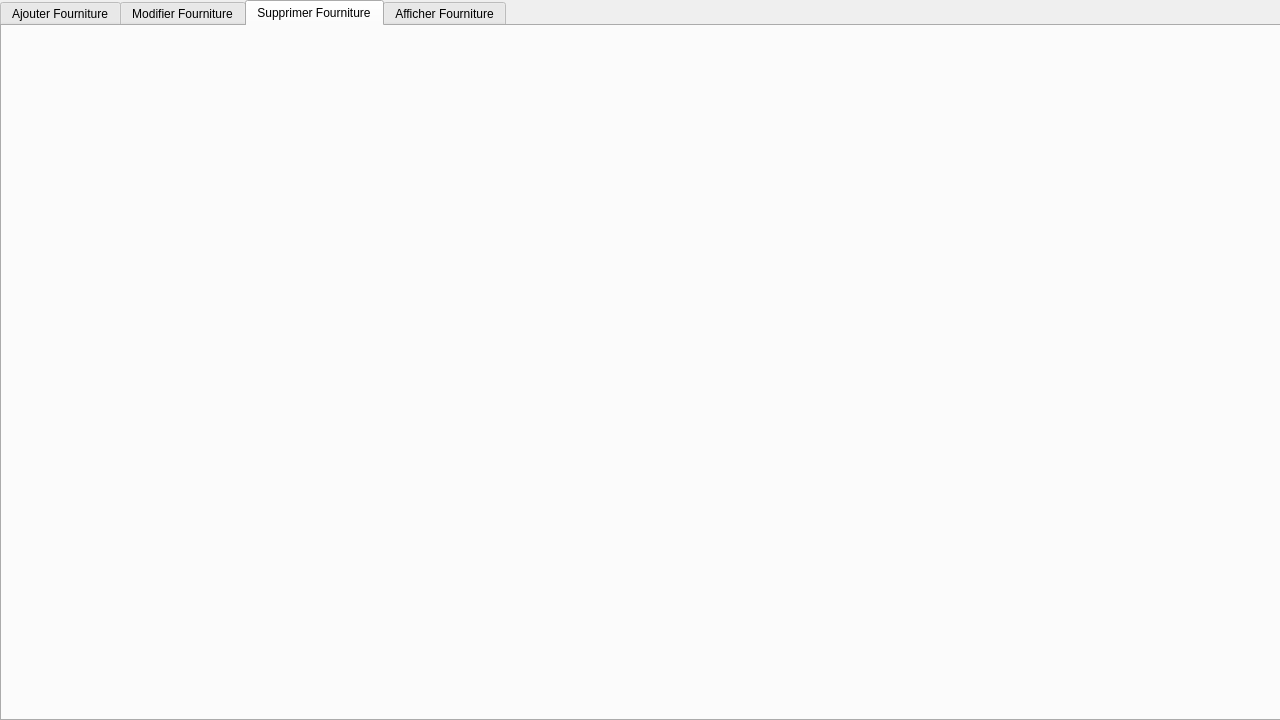
<?xml version="1.0" encoding="UTF-8"?>
<ui version="4.0">
 <class>fourniture</class>
 <widget class="QDialog" name="fourniture">
  <property name="geometry">
   <rect>
    <x>0</x>
    <y>0</y>
    <width>1280</width>
    <height>720</height>
   </rect>
  </property>
  <property name="minimumSize">
   <size>
    <width>1280</width>
    <height>720</height>
   </size>
  </property>
  <property name="maximumSize">
   <size>
    <width>1280</width>
    <height>720</height>
   </size>
  </property>
  <property name="baseSize">
   <size>
    <width>1280</width>
    <height>720</height>
   </size>
  </property>
  <property name="windowTitle">
   <string>MED++</string>
  </property>
  <widget class="QTabWidget" name="tabWidget">
   <property name="geometry">
    <rect>
     <x>0</x>
     <y>0</y>
     <width>1291</width>
     <height>721</height>
    </rect>
   </property>
   <property name="currentIndex">
    <number>2</number>
   </property>
   <widget class="QWidget" name="tab">
    <attribute name="title">
     <string>Ajouter Fourniture</string>
    </attribute>
    <widget class="QWidget" name="widget" native="true">
     <property name="geometry">
      <rect>
       <x>0</x>
       <y>0</y>
       <width>1281</width>
       <height>701</height>
      </rect>
     </property>
     <property name="styleSheet">
      <string notr="true">QWidget#widget{
	background-image: url(:/AjoutFour.png);
}
</string>
     </property>
     <widget class="QWidget" name="widget_2" native="true">
      <property name="geometry">
       <rect>
        <x>1100</x>
        <y>410</y>
        <width>121</width>
        <height>41</height>
       </rect>
      </property>
     </widget>
     <widget class="QWidget" name="widget_3" native="true">
      <property name="geometry">
       <rect>
        <x>1150</x>
        <y>60</y>
        <width>111</width>
        <height>41</height>
       </rect>
      </property>
      <widget class="QPushButton" name="retour">
       <property name="geometry">
        <rect>
         <x>0</x>
         <y>0</y>
         <width>111</width>
         <height>41</height>
        </rect>
       </property>
       <property name="styleSheet">
        <string notr="true">QPushButton{
border-style:solid;

background-color:#AARRGGBB ;
color:#fff;
border-radius:7px;
}

</string>
       </property>
       <property name="text">
        <string/>
       </property>
      </widget>
     </widget>
     <widget class="QPushButton" name="save">
      <property name="geometry">
       <rect>
        <x>1100</x>
        <y>400</y>
        <width>121</width>
        <height>51</height>
       </rect>
      </property>
      <property name="styleSheet">
       <string notr="true">QPushButton{
border-style:solid;

background-color:#AARRGGBB ;
color:#fff;
border-radius:7px;
}
</string>
      </property>
      <property name="text">
       <string/>
      </property>
     </widget>
    </widget>
   </widget>
   <widget class="QWidget" name="tab_2">
    <attribute name="title">
     <string>Modifier Fourniture</string>
    </attribute>
    <widget class="QWidget" name="widget_6" native="true">
     <property name="geometry">
      <rect>
       <x>0</x>
       <y>0</y>
       <width>1281</width>
       <height>711</height>
      </rect>
     </property>
     <property name="styleSheet">
      <string notr="true">QWidget#widget_6
{
background-image: url(:/ModifierFou.png);
}
</string>
     </property>
     <widget class="QPushButton" name="pushButton_2">
      <property name="geometry">
       <rect>
        <x>600</x>
        <y>170</y>
        <width>121</width>
        <height>41</height>
       </rect>
      </property>
      <property name="styleSheet">
       <string notr="true">QPushButton{
border-style:solid;

background-color:#AARRGGBB ;
color:#fff;
border-radius:7px;
}


</string>
      </property>
      <property name="text">
       <string/>
      </property>
     </widget>
     <widget class="QPushButton" name="retour_2">
      <property name="geometry">
       <rect>
        <x>1150</x>
        <y>60</y>
        <width>111</width>
        <height>41</height>
       </rect>
      </property>
      <property name="styleSheet">
       <string notr="true">QPushButton{
border-style:solid;

background-color:#AARRGGBB ;
color:#fff;
border-radius:7px;
}

</string>
      </property>
      <property name="text">
       <string/>
      </property>
     </widget>
     <widget class="QPushButton" name="pushButton_4">
      <property name="geometry">
       <rect>
        <x>540</x>
        <y>170</y>
        <width>31</width>
        <height>31</height>
       </rect>
      </property>
      <property name="styleSheet">
       <string notr="true">QPushButton{
border-style:solid;

background-color:#AARRGGBB ;
color:#fff;
border-radius:7px;
}

</string>
      </property>
      <property name="text">
       <string/>
      </property>
     </widget>
     <widget class="QPushButton" name="pushButton_5">
      <property name="geometry">
       <rect>
        <x>1100</x>
        <y>410</y>
        <width>121</width>
        <height>41</height>
       </rect>
      </property>
      <property name="styleSheet">
       <string notr="true">QPushButton{
border-style:solid;

background-color:#AARRGGBB ;
color:#fff;
border-radius:7px;
}


</string>
      </property>
      <property name="text">
       <string/>
      </property>
     </widget>
    </widget>
   </widget>
   <widget class="QWidget" name="tab_3">
    <attribute name="title">
     <string>Supprimer Fourniture</string>
    </attribute>
    <widget class="QWidget" name="widget_7" native="true">
     <property name="geometry">
      <rect>
       <x>0</x>
       <y>0</y>
       <width>1281</width>
       <height>691</height>
      </rect>
     </property>
     <property name="styleSheet">
      <string notr="true">QWidget#widget_7
{
background-image: url(:/SuppFour.png);
}
</string>
     </property>
     <widget class="QWidget" name="widget_8" native="true">
      <property name="geometry">
       <rect>
        <x>1150</x>
        <y>60</y>
        <width>111</width>
        <height>41</height>
       </rect>
      </property>
      <widget class="QPushButton" name="pushButton_3">
       <property name="geometry">
        <rect>
         <x>0</x>
         <y>0</y>
         <width>111</width>
         <height>41</height>
        </rect>
       </property>
       <property name="styleSheet">
        <string notr="true">QPushButton{
border-style:solid;

background-color:#AARRGGBB ;
color:#fff;
border-radius:7px;
}</string>
       </property>
       <property name="text">
        <string/>
       </property>
      </widget>
     </widget>
     <widget class="QWidget" name="widget_9" native="true">
      <property name="geometry">
       <rect>
        <x>1120</x>
        <y>650</y>
        <width>121</width>
        <height>41</height>
       </rect>
      </property>
      <widget class="QPushButton" name="Delete">
       <property name="geometry">
        <rect>
         <x>0</x>
         <y>0</y>
         <width>121</width>
         <height>41</height>
        </rect>
       </property>
       <property name="styleSheet">
        <string notr="true">QPushButton{
border-style:solid;

background-color:#AARRGGBB ;
color:#fff;
border-radius:7px;
}</string>
       </property>
       <property name="text">
        <string/>
       </property>
      </widget>
     </widget>
    </widget>
   </widget>
   <widget class="QWidget" name="tab_4">
    <attribute name="title">
     <string>Afficher Fourniture</string>
    </attribute>
    <widget class="QWidget" name="widget_4" native="true">
     <property name="geometry">
      <rect>
       <x>0</x>
       <y>0</y>
       <width>1281</width>
       <height>711</height>
      </rect>
     </property>
     <property name="styleSheet">
      <string notr="true">QWidget#widget_4
{

background-image: url(:/AfficherFour.png);
}</string>
     </property>
     <widget class="QTableView" name="TabPers">
      <property name="geometry">
       <rect>
        <x>0</x>
        <y>240</y>
        <width>1281</width>
        <height>461</height>
       </rect>
      </property>
      <property name="textElideMode">
       <enum>Qt::ElideMiddle</enum>
      </property>
     </widget>
     <widget class="QWidget" name="widget_5" native="true">
      <property name="geometry">
       <rect>
        <x>1150</x>
        <y>60</y>
        <width>120</width>
        <height>41</height>
       </rect>
      </property>
      <widget class="QPushButton" name="pushButton">
       <property name="geometry">
        <rect>
         <x>0</x>
         <y>-10</y>
         <width>111</width>
         <height>41</height>
        </rect>
       </property>
       <property name="styleSheet">
        <string notr="true">QPushButton{
border-style:solid;

background-color:#AARRGGBB ;
color:#fff;
border-radius:7px;
}</string>
       </property>
       <property name="text">
        <string/>
       </property>
      </widget>
     </widget>
    </widget>
   </widget>
  </widget>
 </widget>
 <resources/>
 <connections/>
</ui>
